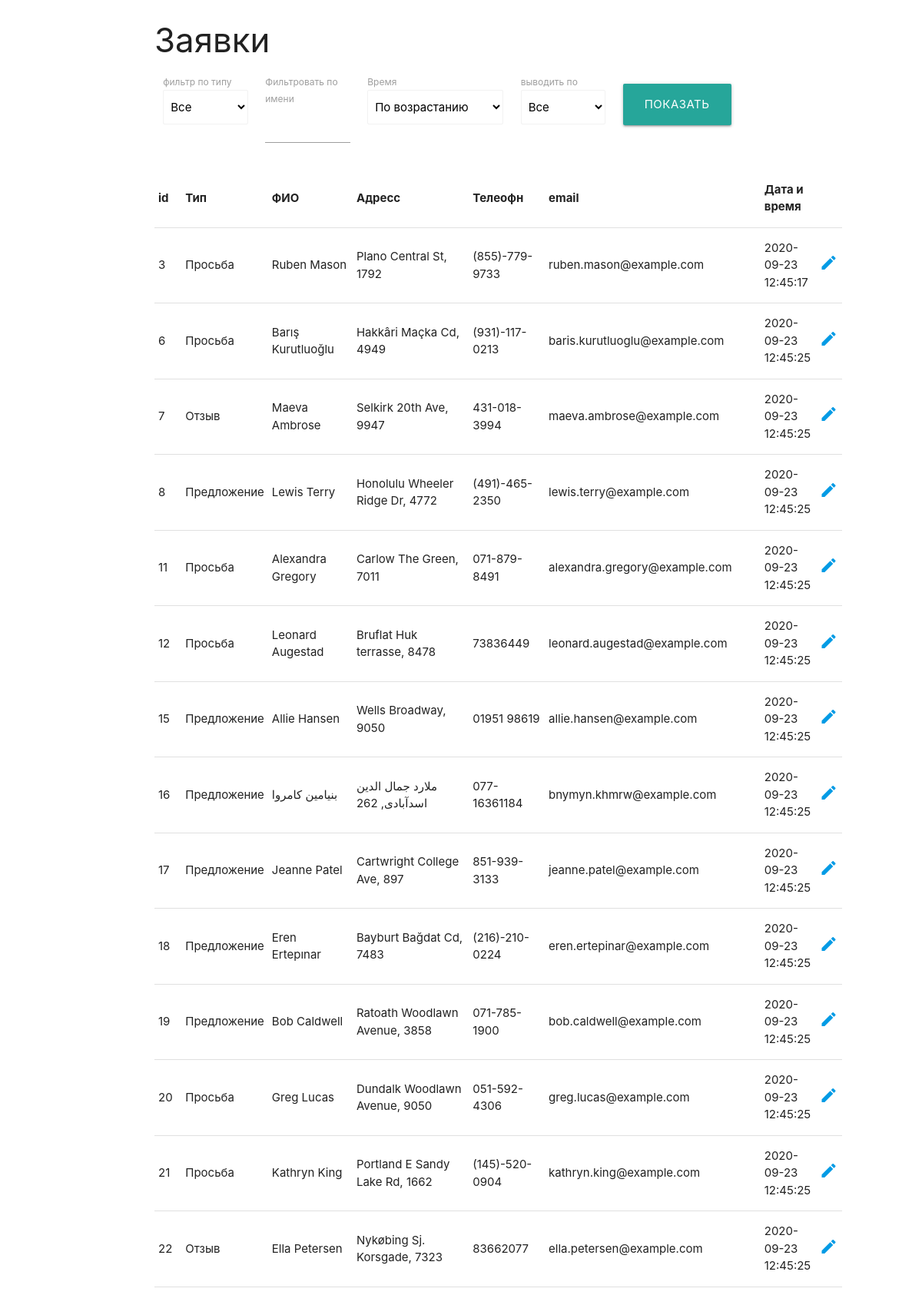
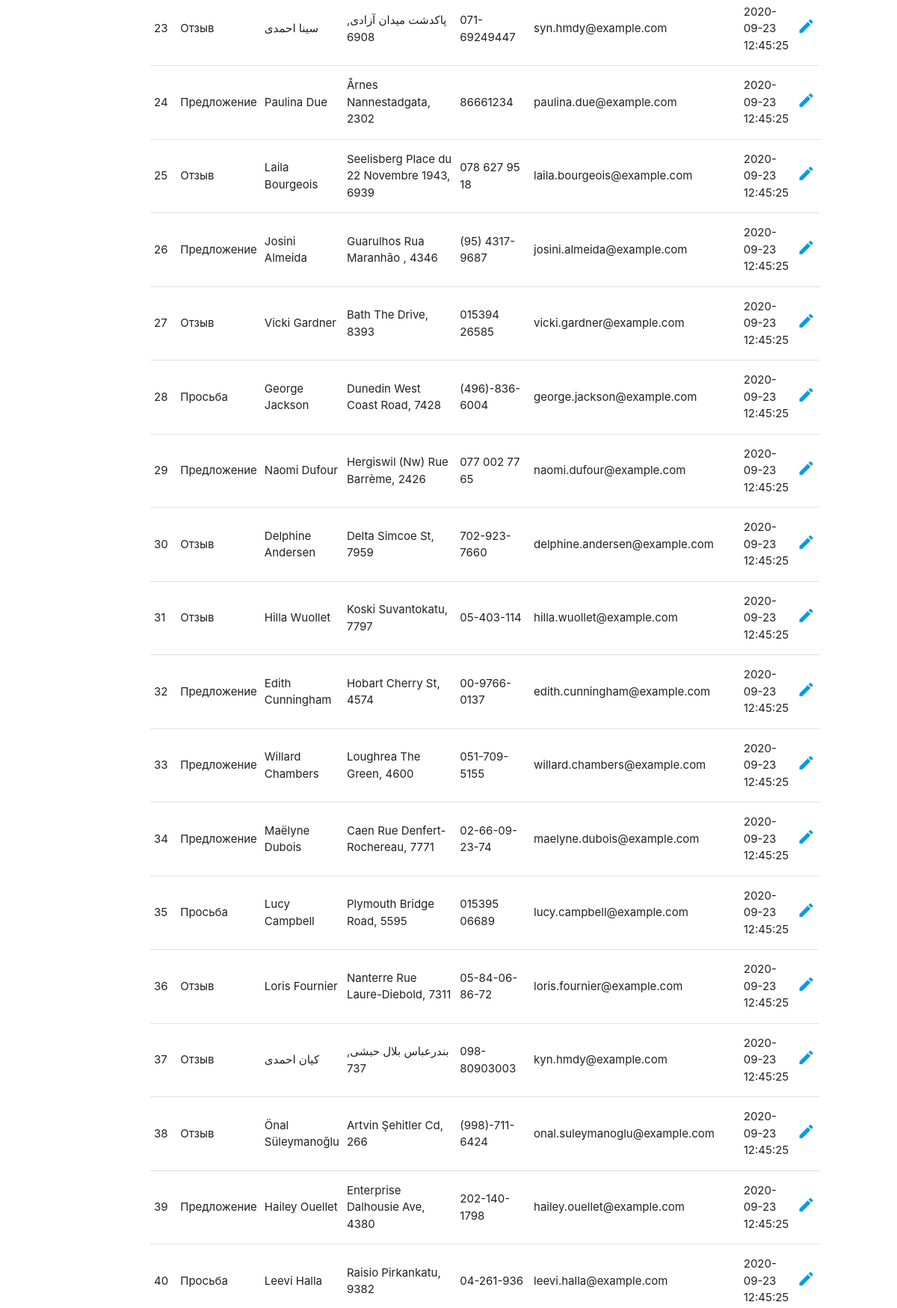
Screenshot of /requests (signed in, upper part) with the database file from the repository (2 pictures, top to bottom).
### tables this page shows
CREATE TABLE `request` (
  `id` int NOT NULL AUTO_INCREMENT,
  `type` varchar(45) NOT NULL,
  `fio` varchar(45) NOT NULL,
  `address` varchar(45) DEFAULT NULL,
  `phone` varchar(45) DEFAULT NULL,
  `email` varchar(45) DEFAULT NULL,
  `msg` text NOT NULL,
  `timestamp_create` timestamp NOT NULL DEFAULT CURRENT_TIMESTAMP,
  `timestamp_update` timestamp NOT NULL DEFAULT CURRENT_TIMESTAMP,
  PRIMARY KEY (`id`)
);

### config/routes.php (called while the page is built)
<?php
return array(
    'request/edit/([0-9]+)' => 'request/edit/$1',
    'requests/filter' => 'request/IndexFilter/$1',
    'requests' => 'request/index',
    'addRequest' => 'request/add',
    'login' => 'user/login',
    'logout' => 'user/logout',
    'success' => 'site/success',
    'index.php' => 'site/index',
    'dbfill.php' => 'dbfill.php',
    '' => 'site/index',
);

### controllers/RequestController.php (called while the page is built, shortened)
<?php
class RequestController
{
    public function actionIndex(){
        $requests = Request::getRequestsList();
        require_once(ROOT . '/views/requests.php');
        return true;
    }
}
?>

### index.php (called while the page is built, shortened)
<?php
$router = new Router();
$router->run();

### components/Db.php (called while the page is built)
<?php
class Db
{
    public static function getConnection()
    {
        $paramsPath = ROOT . '/config/db_config.php';
        $params = include($paramsPath);
        $dsn = "mysql:host={$params['host']};dbname={$params['database']}";
        $db = new PDO($dsn, $params['user'], $params['password']);
        $db->exec("set names utf8");
        return $db;
    }
}

### config/db_config.php (called while the page is built)
<?php
return array(
    'host' => '127.0.0.1:3306',
    'database' => 'requests',
    'user' => 'manager',
    'password' => 'Test1234'
);

### models/Request.php (called while the page is built, shortened)
<?php
    class Request
    {
        public static function getRequestsList($params = "")
        {
            if($params){
                $type = self::getInputSelectText($params["type"]);
                $fio = '%'.$params["fio"].'%';
                $limit = ($params["limit"] == 0) ? "" : "LIMIT " . self::getInputSelectLimit($params["limit"]);
                $sort_by = ($params["time"] == 1) ? "ASC": "DESC";
            } else {
                $type = 0;
                $fio = "%";
                $limit = "";
                $sort_by = "ASC";
            }
            $sub_str = "";
            $sql = "SELECT * FROM `requests`.`request` WHERE " . $sub_str . "fio LIKE :fio ORDER BY timestamp_update " . $sort_by . " " . $limit . "";
            $db = Db::getConnection();
            $result = $db->prepare($sql);
            $result->bindParam(':fio', $fio, PDO::PARAM_STR);
            $result->execute();
            $requestList = array();
            $i = 0;
            while ($row = $result->fetch()){
                $requestList[$i]['id'] = $row['id'];
                $requestList[$i]['type'] = $row['type'];
                $requestList[$i]['fio'] = $row['fio'];
                $requestList[$i]['address'] = $row['address'];
                $requestList[$i]['phone'] = $row['phone'];
                $requestList[$i]['email'] = $row['email'];
                $requestList[$i]['timestamp_update'] = $row['timestamp_update'];
                $i++;
            }
            return $requestList;
        }
    }
?>

### views/requests.php (the view, shortened to what this page needs)
<?php include ROOT . '/layouts/head.php'; ?>
<?
    if($_SERVER['QUERY_STRING']){
        $params = array();parse_str($_SERVER['QUERY_STRING'], $params);
    } else {
        $params["type"] = "0";
        $params["fio"] = "";
        $params["limit"] = "10";
        $params["time"] = "0";
    }
?>
<body>
    <div class="container">
        <h3>Заявки</h3>
        <div class="requests-container">
            <form action="/requests/filter">
                <div class="row">
                    <div class="col m2">
                        <label>фильтр по типу</label>
                        <select class="browser-default" name="type">
                            <option value="0" <? echo ($params["type"] == 0) ? "selected" : "";?>>Все</option>
                        </select>
                    </div>
                    <div class="col m2">
                        <label>Фильтровать по имени</label>
                        <div class="input-field inline" style="margin: 0;">
                            <input id="fio_search" type="text" name="fio" class="validate" <? echo ($params["fio"] !== "") ? "value=". $params["fio"] ."" : "";?>>
                        </div>
                    </div>
                    <div class="col m3">
                        <label>Время</label>
                        <select class="browser-default" name="time">
                            <option value="1" <? echo ($params["time"] == 1) ? "selected" : "";?>>По возрастанию</option>
                        </select>
                    </div>
                    <div class="col m2">
                        <label>выводить по</label>
                        <select class="browser-default" name="limit">
                            <option value="0" <? echo ($params["limit"] == 0) ? "selected" : "";?>>Все</option>
                        </select>
                    </div>
                    <div class="col m2" style="line-height: 80px;">
                        <button class="btn btn-large waves-effect waves-light" type="submit">показать</button>
                    </div>
                </div>
            </form>
            <table>
                <thead>
                    <tr>
                        <th>id</th>
                        <th>Тип</th>
                        <th>ФИО</th>
                        <th>Адресс</th>
                        <th>Телеофн</th>
                        <th>email</th>
                        <th>Дата и время</th>
                    </tr>
                </thead>
                <tbody>
                    <? foreach($requests as $request): ?>
                        <tr>
                            <td><? echo $request["id"]; ?></td>
                            <td><? echo $request["type"]; ?></td>
                            <td><? echo $request["fio"]; ?></td>
                            <td><? echo $request["address"]; ?></td>
                            <td><? echo $request["phone"]; ?></td>
                            <td><? echo $request["email"]; ?></td>
                            <td><? echo $request["timestamp_update"]; ?></td>
                            <td><a class='small material-icons' href='/request/edit/<? echo trim($request['id']); ?>'>create</a></td>
                        </tr>
                    <? endforeach; ?>
                </tbody>
            </table>
        </div>
    </div>
</body>
</html>

### components/Router.php (shortened to what this page needs)
<?php
class Router
{
    private $routes;
    public function __construct()
    {
        $routesPath = ROOT . '/config/routes.php';
        $this->routes = include($routesPath);
    }
    private function getURI()
    {
        if (!empty($_SERVER['REQUEST_URI'])) {
            return trim($_SERVER['REQUEST_URI'], '/');
        }
    }
    public function run()
    {
        $uri = $this->getURI();
        foreach ($this->routes as $uriPattern => $path) {
            if (preg_match("~$uriPattern~", $uri)) {
                $internalRoute = preg_replace("~$uriPattern~", $path, $uri);
                $segments = explode('/', $internalRoute);
                $controllerName = array_shift($segments) . 'Controller';
                $actionName = 'action' . ucfirst(array_shift($segments));
                $parameters = $segments;
                $controllerObject = new $controllerName;
                $result = call_user_func_array(array($controllerObject, $actionName), $parameters);
                if ($result !== null) {
                    break;
                }
            }
        }
        return;
    }
}

### layouts/head.php (shortened to what this page needs)
<!DOCTYPE html>
<html>
<head>
  <link type="text/css" rel="stylesheet" href="/css/materialize.min.css" />
  <link type="text/css" rel="stylesheet" href="/css/index.css" />
</head>
<body>

### css/index.css (style rules this page uses)
body { width: 100%; padding: 0 30px; }
.container { margin: 0 auto; }

### rows the page displays
request: id "3", type "Просьба", fio "Ruben Mason", address "Plano Central St, 1792", phone "(855)-779-9733", email "ruben.mason@example.com", timestamp_update "2020-09-23 12:45:17"
request: id "6", type "Просьба", fio "Barış Kurutluoğlu", address "Hakkâri Maçka Cd, 4949", phone "(931)-117-0213", email "baris.kurutluoglu@example.com", timestamp_update "2020-09-23 12:45:25"
request: id "7", type "Отзыв", fio "Maeva Ambrose", address "Selkirk 20th Ave, 9947", phone "431-018-3994", email "maeva.ambrose@example.com", timestamp_update "2020-09-23 12:45:25"
request: id "8", type "Предложение", fio "Lewis Terry", address "Honolulu Wheeler Ridge Dr, 4772", phone "(491)-465-2350", email "lewis.terry@example.com", timestamp_update "2020-09-23 12:45:25"
request: id "11", type "Просьба", fio "Alexandra Gregory", address "Carlow The Green, 7011", phone "071-879-8491", email "alexandra.gregory@example.com", timestamp_update "2020-09-23 12:45:25"
request: id "12", type "Просьба", fio "Leonard Augestad", address "Bruflat Huk terrasse, 8478", phone "73836449", email "leonard.augestad@example.com", timestamp_update "2020-09-23 12:45:25"
request: id "15", type "Предложение", fio "Allie Hansen", address "Wells Broadway, 9050", phone "01951 98619", email "allie.hansen@example.com", timestamp_update "2020-09-23 12:45:25"
request: id "16", type "Предложение", fio "بنیامین کامروا", address "ملارد جمال الدین اسدآبادی, 262", phone "077-16361184", email "bnymyn.khmrw@example.com", timestamp_update "2020-09-23 12:45:25"
request: id "17", type "Предложение", fio "Jeanne Patel", address "Cartwright College Ave, 897", phone "851-939-3133", email "jeanne.patel@example.com", timestamp_update "2020-09-23 12:45:25"
request: id "18", type "Предложение", fio "Eren Ertepınar", address "Bayburt Bağdat Cd, 7483", phone "(216)-210-0224", email "eren.ertepinar@example.com", timestamp_update "2020-09-23 12:45:25"
request: id "19", type "Предложение", fio "Bob Caldwell", address "Ratoath Woodlawn Avenue, 3858", phone "071-785-1900", email "bob.caldwell@example.com", timestamp_update "2020-09-23 12:45:25"
request: id "20", type "Просьба", fio "Greg Lucas", address "Dundalk Woodlawn Avenue, 9050", phone "051-592-4306", email "greg.lucas@example.com", timestamp_update "2020-09-23 12:45:25"
request: id "21", type "Просьба", fio "Kathryn King", address "Portland E Sandy Lake Rd, 1662", phone "(145)-520-0904", email "kathryn.king@example.com", timestamp_update "2020-09-23 12:45:25"
request: id "22", type "Отзыв", fio "Ella Petersen", address "Nykøbing Sj. Korsgade, 7323", phone "83662077", email "ella.petersen@example.com", timestamp_update "2020-09-23 12:45:25"
request: id "23", type "Отзыв", fio "سینا احمدی", address "پاکدشت میدان آزادی, 6908", phone "071-69249447", email "syn.hmdy@example.com", timestamp_update "2020-09-23 12:45:25"
request: id "24", type "Предложение", fio "Paulina Due", address "Årnes Nannestadgata, 2302", phone "86661234", email "paulina.due@example.com", timestamp_update "2020-09-23 12:45:25"
request: id "25", type "Отзыв", fio "Laila Bourgeois", address "Seelisberg Place du 22 Novembre 1943, 6939", phone "078 627 95 18", email "laila.bourgeois@example.com", timestamp_update "2020-09-23 12:45:25"
request: id "26", type "Предложение", fio "Josini Almeida", address "Guarulhos Rua Maranhão , 4346", phone "(95) 4317-9687", email "josini.almeida@example.com", timestamp_update "2020-09-23 12:45:25"
request: id "27", type "Отзыв", fio "Vicki Gardner", address "Bath The Drive, 8393", phone "015394 26585", email "vicki.gardner@example.com", timestamp_update "2020-09-23 12:45:25"
request: id "28", type "Просьба", fio "George Jackson", address "Dunedin West Coast Road, 7428", phone "(496)-836-6004", email "george.jackson@example.com", timestamp_update "2020-09-23 12:45:25"
request: id "29", type "Предложение", fio "Naomi Dufour", address "Hergiswil (Nw) Rue Barrème, 2426", phone "077 002 77 65", email "naomi.dufour@example.com", timestamp_update "2020-09-23 12:45:25"
request: id "30", type "Отзыв", fio "Delphine Andersen", address "Delta Simcoe St, 7959", phone "702-923-7660", email "delphine.andersen@example.com", timestamp_update "2020-09-23 12:45:25"
request: id "31", type "Отзыв", fio "Hilla Wuollet", address "Koski Suvantokatu, 7797", phone "05-403-114", email "hilla.wuollet@example.com", timestamp_update "2020-09-23 12:45:25"
request: id "32", type "Предложение", fio "Edith Cunningham", address "Hobart Cherry St, 4574", phone "00-9766-0137", email "edith.cunningham@example.com", timestamp_update "2020-09-23 12:45:25"
request: id "33", type "Предложение", fio "Willard Chambers", address "Loughrea The Green, 4600", phone "051-709-5155", email "willard.chambers@example.com", timestamp_update "2020-09-23 12:45:25"
request: id "34", type "Предложение", fio "Maëlyne Dubois", address "Caen Rue Denfert-Rochereau, 7771", phone "02-66-09-23-74", email "maelyne.dubois@example.com", timestamp_update "2020-09-23 12:45:25"
request: id "35", type "Просьба", fio "Lucy Campbell", address "Plymouth Bridge Road, 5595", phone "015395 06689", email "lucy.campbell@example.com", timestamp_update "2020-09-23 12:45:25"
request: id "36", type "Отзыв", fio "Loris Fournier", address "Nanterre Rue Laure-Diebold, 7311", phone "05-84-06-86-72", email "loris.fournier@example.com", timestamp_update "2020-09-23 12:45:25"
request: id "37", type "Отзыв", fio "كيان احمدی", address "بندرعباس بلال حبشی, 737", phone "098-80903003", email "kyn.hmdy@example.com", timestamp_update "2020-09-23 12:45:25"
request: id "38", type "Отзыв", fio "Önal Süleymanoğlu", address "Artvin Şehitler Cd, 266", phone "(998)-711-6424", email "onal.suleymanoglu@example.com", timestamp_update "2020-09-23 12:45:25"
request: id "39", type "Предложение", fio "Hailey Ouellet", address "Enterprise Dalhousie Ave, 4380", phone "202-140-1798", email "hailey.ouellet@example.com", timestamp_update "2020-09-23 12:45:25"
request: id "40", type "Просьба", fio "Leevi Halla", address "Raisio Pirkankatu, 9382", phone "04-261-936", email "leevi.halla@example.com", timestamp_update "2020-09-23 12:45:25"
